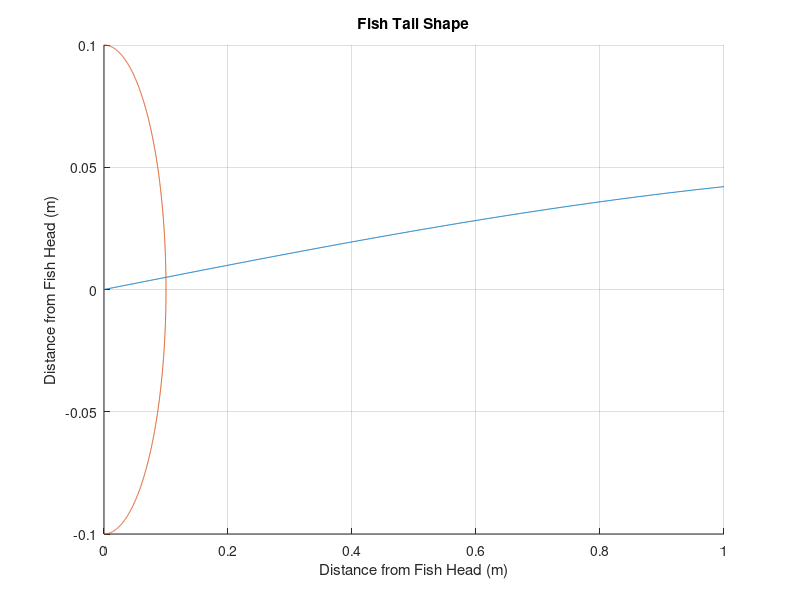

Reproduce this figure in MATLAB. (Note: this script raises an error after producing the figure.)
clear
clc

numServos = 2; %number of fish tail segments
servoSpeedRating = .05; %time in seconds to travel 60 degrees
minServoThrow = 36; %degrees
maxServoThrow = 144; %degrees
maxConvertedAngleValue = 4095;
centerConvertedAngleValue = maxConvertedAngleValue / 2;
servo_Offsets = [50, 50, 0, 0, 0, 0, 0, 0, 0, 0]; %bias needed for each servo to be centered (will not necessarily be centered at centerConvertedAngleValue)
servo_CenterPositions = servo_Offsets + centerConvertedAngleValue; %value at which each servo is centered
Servo_MaxReferences = [2700, 2700, 0, 0, 0, 0, 0, 0, 0, 0]; %input required to give servo 20 degrees of throw above centered position
Servo_MinReferences = servo_CenterPositions - (Servo_MaxReferences - servo_CenterPositions); %input required to give servo 20 degrees of throw below centered position

C = 0.05; %wave amplitude in m (limited to  less than peduncle length if not using exponential sinusoid)
L = 2; %expenential slope constant in 1/m (larger k means exponential increases faster for a given change in x)
k = 1; %spacial frequency in rad/m
w = 5; %phase velocity in rad/s
samplePeriod = 0.01; %sample period in s

x = 0:0.001:1; %distance from head in m
z = linspace(-pi/2,pi/2,1000); %array only used in plotting semicircles

peduncle_length = 0.1; %peduncle length in m
tolerance = 0.001; %tolerance for calculating intersection values
numTimeSteps = ceil((2*pi/w)/samplePeriod);

e = C.*(exp(L.*x) - 1); %envelope of wave (if exponential is used)
%plot(x,e);

timeIndex = 1; %keeps track of which time-step the intersections/servo angles are being calculated at

for t = 0:samplePeriod:2*pi/w %increase time in steps of 10ms
    y = C.*(1).*sin(k.*x - w.*t); 
    %y = C.*(exp(K.*x) - 1).*sin(w.*x - u.*t);
    hold all
    plot(x,y);
    grid on
    title('Fish Tail Shape');
    xlabel('Distance from Fish Head (m)');
    ylabel('Distance from Fish Head (m)');

    %array to hold x and y coordinates of each servo head at a given time
    servoNode_X(1) = 0;
    servoNode_Y(1) = 0;

    hold all
    plot(peduncle_length.*cos(z)+servoNode_X(1),peduncle_length.*sin(z)+servoNode_Y(1))

    %create semicircle centered at the previous servo head's x and y
    %coordinates
    y2 = real(sqrt(peduncle_length.^2 - (x).^2));
    y3 = real(-sqrt(peduncle_length.^2 - (x).^2));

    %calculate all possible intersections
    [xout,yout] = intersections(x,y,x,y2,1);
    [xout2,yout2] = intersections(x,y,x,y3,1);
    
    %find the correct intersection point
    k = 1;
    trigger = 1;
    while k <= length(xout) && trigger
        if xout(k) > servoNode_X(1) && (sqrt((xout(k) - servoNode_X(1)).^2 + (yout(k) - servoNode_Y(1))^2)) <= (peduncle_length + tolerance)
            trigger = 0;

            servoNode_X(2) = xout(k);
            servoNode_Y(2) = yout(k);
        end

        k = k + 1;
    end

    j = 1;
    if trigger
        while j <= length(xout2) && trigger
            if xout2(j) > servoNode_X(1) && (sqrt((xout2(j) - servoNode_X(1)).^2 + (yout2(j) - servoNode_Y(1))^2)) <= (peduncle_length + tolerance)
                trigger = 0;

                servoNode_X(2) = xout2(j);
                servoNode_Y(2) = yout2(j);
            end

            j = j + 1;
        end
    end

    %create circle centered at the previous servo head's x and y
    %coordinates
    y2 = real(sqrt(peduncle_length.^2 - (x - servoNode_X(2)).^2) + servoNode_Y(2));
    y3 = real(-sqrt(peduncle_length.^2 - (x - servoNode_X(2)).^2) + servoNode_Y(2));

    hold all
    plot(servoNode_X(2),servoNode_Y(2),'r.','markersize',18)
    hold all
    plot(peduncle_length.*cos(z)+servoNode_X(2),peduncle_length.*sin(z)+servoNode_Y(2))

    %initialize the running sum of servo angles
    cumulativeServoAngle = 0;
    %calculate servo angle for a given time for the first servo
    servoAngle(timeIndex,1) = atand((servoNode_Y(2)-servoNode_Y(1))/(servoNode_X(2)-servoNode_X(1))) + 90;
    %update the running sum of servo angles
    cumulativeServoAngle = cumulativeServoAngle + (servoAngle(timeIndex,1) - 90);
    
    %initilize fish tail segment index
    i = 3;
    %loop to find servo angle for every remaining segment
    while i <= numServos

        %calculate all possible intersections
        [xout,yout] = intersections(x,y,x,y2,1);
        [xout2,yout2] = intersections(x,y,x,y3,1);

        %find the correct intersection point
        k = 1;
        trigger = 1;
        while k <= length(xout) && trigger
            if xout(k) > servoNode_X(i-1) && (sqrt((xout(k) - servoNode_X(i-1)).^2 + (yout(k) - servoNode_Y(i-1))^2)) <= (peduncle_length + tolerance)
                trigger = 0;

                servoNode_X(i) = xout(k);
                servoNode_Y(i) = yout(k);
            end

            k = k + 1;
        end

        j = 1;
        if trigger
            while j <= length(xout2) && trigger
                if xout2(j) > servoNode_X(i-1) && (sqrt((xout2(j) - servoNode_X(i-1)).^2 + (yout2(j) - servoNode_Y(i-1))^2)) <= (peduncle_length + tolerance)
                    trigger = 0;

                    servoNode_X(i) = xout2(j);
                    servoNode_Y(i) = yout2(j);
                end

                j = j + 1;
            end
        end

        hold all
        plot(servoNode_X(i),servoNode_Y(i),'r.','markersize',18)
        hold all
        plot(peduncle_length.*cos(z)+servoNode_X(i),peduncle_length.*sin(z)+servoNode_Y(i))

        %calculate servo angle for a given time for the given servo and then
        servoAngle(timeIndex,i-1) = (atand((servoNode_Y(i)-servoNode_Y(i-1))/(servoNode_X(i)-servoNode_X(i-1))) + 90) - cumulativeServoAngle;
        %update the running sum of servo angles
        cumulativeServoAngle = cumulativeServoAngle + (servoAngle(timeIndex,i-1) - 90);
        
        %create circle centered at the previous servo head's x and y
        %coordinates
        y2 = real(sqrt(peduncle_length.^2 - (x - servoNode_X(i)).^2) + servoNode_Y(i));
        y3 = real(-sqrt(peduncle_length.^2 - (x - servoNode_X(i)).^2) + servoNode_Y(i));

        i = i + 1;
    end


    %calculate all possible intersections
    [xout,yout] = intersections(x,y,x,y2,1);
    [xout2,yout2] = intersections(x,y,x,y3,1);

    %find the correct intersection point
    k = 1;
    trigger = 1;
    while k <= length(xout) && trigger
        if xout(k) > servoNode_X(i-1) && (sqrt((xout(k) - servoNode_X(i-1)).^2 + (yout(k) - servoNode_Y(i-1))^2)) <= (peduncle_length + tolerance)
                trigger = 0;

            servoNode_X(i) = xout(k);
            servoNode_Y(i) = yout(k);
        end

        k = k + 1;
    end

    j = 1;
    if trigger
        while j <= length(xout2) && trigger
            if xout2(j) > servoNode_X(i-1) && (sqrt((xout2(j) - servoNode_X(i-1)).^2 + (yout2(j) - servoNode_Y(i-1))^2)) <= (peduncle_length + tolerance)
                trigger = 0;

                servoNode_X(i) = xout2(j);
                servoNode_Y(i) = yout2(j);
            end

            j = j + 1;
        end
    end

    hold all
    plot(servoNode_X(i),servoNode_Y(i),'r.','markersize',18)

    %calculate servo angle for a given time for the given servo and then
    servoAngle(timeIndex,i-1) = (atand((servoNode_Y(i)-servoNode_Y(i-1))/(servoNode_X(i)-servoNode_X(i-1))) + 90) - cumulativeServoAngle;
    
    %increment the time index
    timeIndex = timeIndex + 1;
end


%import to simulink model
%----------------------------------------------------------------------------------------------------------
%test to see if any angle changes exceed maximum servo speed
servoThrowTimeConstant = servoSpeedRating/60; %seconds per degree (change only numerator)
servoIndex = 1;
while servoIndex <= numServos
    timeIndex = 1;
    
    while timeIndex < numTimeSteps
        angularDifference = abs(servoAngle(timeIndex + 1,servoIndex) - servoAngle(timeIndex,servoIndex));
        throwTime = angularDifference * servoThrowTimeConstant;
        
        if throwTime >= samplePeriod
            error('ERROR:\nservo angular velocity exceeds max servo speed for servo %i between time steps %i and %i', servoIndex, timeIndex, timeIndex + 1);
        end
        
        if servoAngle(timeIndex,servoIndex) < minServoThrow || servoAngle(timeIndex,servoIndex) > maxServoThrow
            error('ERROR:\nservo angle exceeds max servo angle for servo %i at time step %i', servoIndex, timeIndex);
        end
        
        timeIndex = timeIndex + 1;
    end
    
    servoIndex = servoIndex + 1;
end

%create and write servo angles to a text file used by C++ code to control
%robot
fid = fopen( sprintf('ServoAngles_C=%2.5f_K=%2.5f_w=%2.5f_u=%2.5f_dt=%2.5fms.txt', C, L, k, w, samplePeriod), 'wt' );

fprintf( fid, '%i \n', numTimeSteps);
fprintf( fid, '%i \n', samplePeriod*1000); %record sample period in ms
fprintf( fid, '%i \n', numServos); %record number of servos

timeIndexText = 1;
while timeIndexText <= numTimeSteps
    servoIndexText = 1;
    while servoIndexText <= numServos
        servoAngleMapped(timeIndexText,servoIndexText) = map(servoAngle(timeIndexText,servoIndexText), 70, 110, Servo_MinReferences(servoIndexText), Servo_MaxReferences(servoIndexText));
        servoAngleMapped(timeIndexText,servoIndexText) = round(servoAngleMapped(timeIndexText,servoIndexText));
        fprintf( fid, '%04d', servoAngleMapped(timeIndexText,servoIndexText));
        fprintf( fid, " ");
        
        servoIndexText = servoIndexText + 1;
    end
    fprintf( fid, "\n");
    
    timeIndexText = timeIndexText + 1;
end

fclose(fid);
%----------------------------------------------------------------------------------------------------------



function y = map(x, in_min, in_max, out_min, out_max)

y = (x - in_min) * (out_max - out_min) / (in_max - in_min) + out_min;

end


